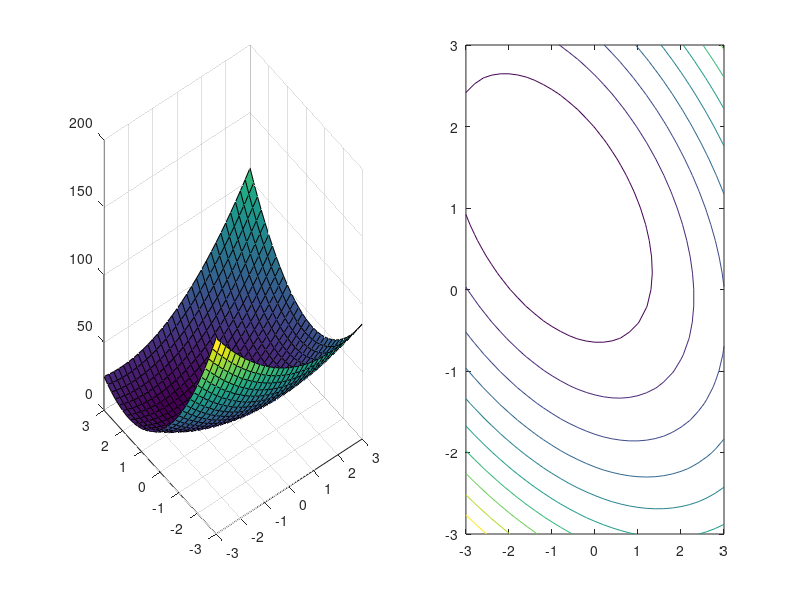

The MATLAB source for this figure:
function [] = Plot(  )
%PLOT Summary of this function goes here
%   Detailed explanation goes here

A = [ 3 2 ; 2 6 ];
b = [ 2 ; -8 ];

c = 10;

f = @(x,y) [x;y]'*A*[x;y]+ b'*[x;y] + c;

[X,Y] = meshgrid(-3:.2:3, -3:.2:3);

Z = zeros(size(X));

for i = 1:length(X)
    for j = 1:length(Y)
        Z(i,j) = f(X(i,j),Y(i,j));
    end
end

subplot(1, 2, 1); surf(X, Y, Z);
subplot(1, 2, 2); contour(X, Y, Z);

end
